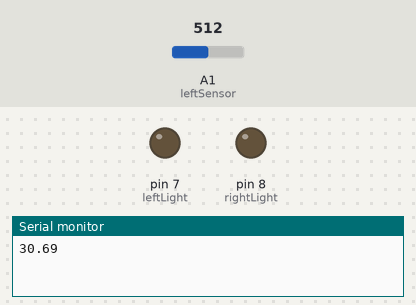
Bench run of a sketch on a simulated Arduino Uno, built with avr-gcc and run on an emulated ATmega328P. Shown: output pins drawn as LEDs (lit = HIGH), the last lines printed to the serial monitor. Inputs (shaded band) come from the test bench; at power-on: A1 (leftSensor) = 512. Random numbers use the default seed unless the sketch sets one.

Above: at 2.2 s.
2.3 s: A1 (leftSensor) set to 33
4.3 s: A1 (leftSensor) set to 28
At 7.6 s:
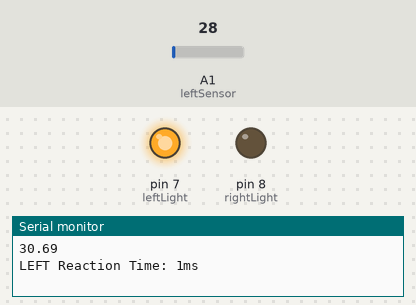
8.5 s: A1 (leftSensor) set to 122
At 8.9 s:
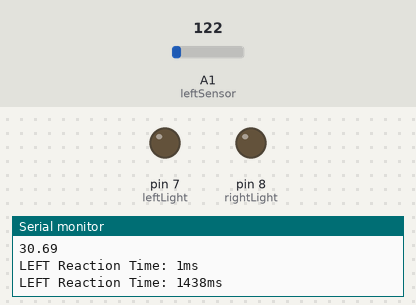
10.1 s: A1 (leftSensor) set to 0
At 12.7 s:
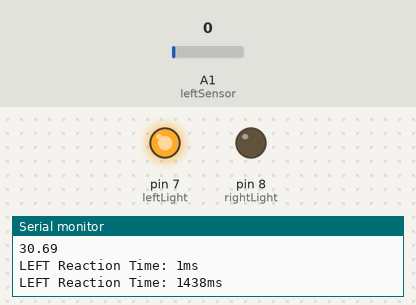
Timing chart, 0 to 14.0 s (numbered marks = the images above; inputs shaded):
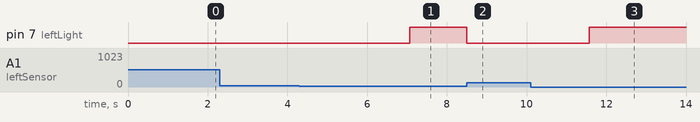

Measured:
- the behaviour switches between 31 and 30 on A1 (leftSensor) (found by bisection; images 0 and 1)
- after the input at 4.3 s, pin 7 (leftLight): LOW → HIGH after 2.8 s
- after the input at 8.5 s, pin 7 (leftLight): HIGH → LOW at once
- after the input at 10.1 s, pin 7 (leftLight): LOW → HIGH after 1.5 s

The sketch:

final_project_light_control.ino
```cpp
// Analog variables
int leftLight = 7;
int rightLight = 8;
int leftSensor = A1;
int rightSensor = A2;

// Filter variables
int const order = 3;
unsigned int val_l[order];
unsigned int val_r[order];
unsigned long sum_l = 0;
unsigned long sum_r = 0;
float filt_val_l = 0;
float filt_val_r = 0;
int i, j;

float threshold = .15/5*1023;

// Timing variables
unsigned long left_t, right_t, t, t1;

// Serial communication
unsigned long baud = 250000;

void setup() {
  Serial.begin(baud);

  delay(1000);

  Serial.print(threshold);
  Serial.print("\n");

  for (i = 0; i < order - 1; i++) {
    val_l[i] = 0;
    val_r[i] = 0;
  }
  sum_l = 0;
  sum_r = 0;

  pinMode(leftLight, OUTPUT);
  pinMode(rightLight, OUTPUT);
}

void loop() {
  int wait = random(1000,5000);
  delay(wait);

  //int light = random(1,3);
  int light = 1;

  if (light == 1) {
    sum_l = 0;

    for (i = 0; i < order - 1; i++) {
      val_l[i] = analogRead(leftSensor);
      delayMicroseconds(1000);
      sum_l += val_l[i];
    }

    digitalWrite(leftLight, HIGH);
    t = micros();
    filt_val_l = 0;

    while (filt_val_l < threshold) {
      t1 = micros();

      val_l[i] = analogRead(leftSensor);

      sum_l += val_l[i++];
      filt_val_l = (float)sum_l / order;
      i = i%order;
      sum_l -= val_l[i];

      //Serial.print(filt_val_l);
      //Serial.print("\n");

      /*if (filt_val_l > threshold) {
        float aoc = 0;
        float prev_filt_val_l;
        float count = 0;

        for (int n = 1; n < 2000; n++) {
          if (val_l[i] == 0) {
            continue;
          }

          prev_filt_val_l = filt_val_l;

          val_l[i] = analogRead(leftSensor);
          sum_l += val_l[i++];
          filt_val_l = (float)sum_l / order;

          aoc += (filt_val_l + prev_filt_val_l)*(.001/2);

          i = order - i;
          sum_l -= val_l[i];

          count++;
        }

        aoc = aoc/count;

        if (aoc > .01) {
          filt_val_l > threshold;
        }
        else {
          filt_val_l < threshold;
        }
      }*/

      delayMicroseconds(1000 - (micros() - t1));
    }

    t = micros() - t;
    t = (float) t/1000;
    digitalWrite(leftLight, LOW);

    Serial.print("LEFT Reaction Time: ");
    Serial.print(t);
    Serial.print("ms");
    Serial.print("\n");
  }
  else if (light == 2) {
    for (i = 0; i < order - 1; i++) {
      val_r[i] = analogRead(rightSensor);
      delayMicroseconds(1000);
      sum_r += val_r[i];
    }

    digitalWrite(rightLight, HIGH);
    t = micros();
    filt_val_r = 0;

    while (filt_val_r < threshold) {
      t1 = micros();

      val_r[i] = analogRead(rightSensor);
      sum_r += val_r[i++];
      filt_val_r = (float)sum_r / order;
      i = order - i;
      sum_r -= val_r[i];

      Serial.print(filt_val_r);
      Serial.print("\n");

      delayMicroseconds(1000 - (micros() - t1));
    }

    t = micros() - t;
    digitalWrite(rightLight, LOW);

    Serial.print("RIGHT Reaction Time: ");
    Serial.print(t);
    Serial.print("s");
    Serial.print("\n");
  }
}
```
